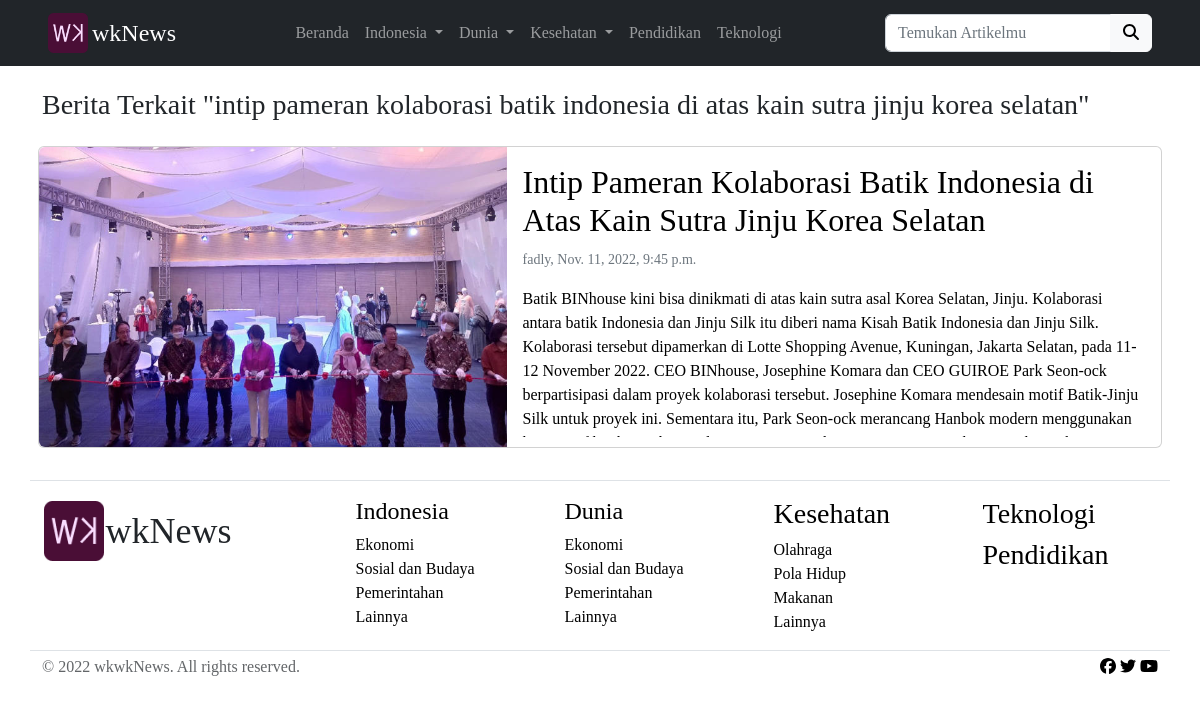
The page /search/intip-pameran-kolaborasi-batik-indonesia-di-atas-kain-sutra-jinju-korea-selatan/ on the database its author committed.
### dunia/models.py (models this page shows, shortened)
class Post(models.Model):
    title = models.CharField(max_length=255, unique=True)
    author = models.CharField(max_length=255, default='admin')
    category = models.CharField(max_length=255, choices=CategoryChoice.choices, default=CategoryChoice.lainnya)
    image = models.ImageField(upload_to='static/dunia/')
    body = models.TextField()
    time = models.DateTimeField(auto_now_add=True)
    slug = models.SlugField(blank=True)
    def getUrl(self):
        return f"/dunia/{self.category}/{self.slug}"

### myweb/views.py (the view)
# urls.py: path('search/<slug:search>/', views.search),
def search(request, search):
    posts = []
    array_post = []
    search = search.replace('-', ' ')
    array_post.append(i.objects.filter(title__icontains=search).order_by('-time'))
    array_post.append(d.objects.filter(title__icontains=search).order_by('-time'))
    array_post.append(k.objects.filter(title__icontains=search).order_by('-time'))
    array_post.append(p.objects.filter(title__icontains=search).order_by('-time'))
    array_post.append(t.objects.filter(title__icontains=search).order_by('-time'))
    for list_post in array_post:
        for post in list_post:
            posts.append(post)
    if posts:
        post = posts.pop(0)
    else:
        post = False
    contentText = {
        'posts' : posts,
        'post' : post,
        'title' : 'Pencarian',
        'path' : 'wkwkNews',
        'search' : search,
    }
    return render(request, 'search.html', contentText)

### templates/search.html (shortened to what this page needs)
{% extends 'base.html' %}
{% load static %}
{% block content %}
<main class="container">
    <div class="row content justify-content-around mt-5">
        <h3 class="mb-3 pt-2">Berita Terkait "{{ search }}"</h3>
        {% if post %}
        <div class="col-md-12 p-2">
            <a class="card main-post" href="{{ post.getUrl }}">
                <div class="row g-0">
                    <div class="col-md-5 img-fluid rounded-start"
                        style="background-image: url('{{ post.image.url }}');"></div>
                    <div class="col-md-7">
                        <div class="card-body">
                            <h2 class="card-title">{{ post.title }}</h2>
                            <p class="card-text"><small class="text-muted">{{ post.author }}, {{ post.time }}</small></p>
                            <p class="card-text">{{post.body}}</p>
                        </div>
                    </div>
                </div>
            </a>
        </div>
        {% else %}
        <h4 class=" text-center mt-5 mb-5 pb-2 pt-5">Berita Terkait "{{ search }}" Tidak Ditemukan</h4>
        {% endif %}
        </div>
    </main>
{% endblock content %}

### static/styles/main.css (style rules this page uses)
body { font-family: "paragraph2"; }
body h2 { font-family: "heading2"; }
body h3 { font-family: "heading3"; }
main { margin-top: 80px; }
main .content .main-post { color: black; text-decoration: none; }
main .content .main-post .img-fluid { background-size: cover; height: 300px; }
main .content .main-post .card-body { height: 290px; overflow: hidden; }

### rows shown on the page
Post: title "intip pameran kolaborasi batik indonesia di atas kain sutra jinju korea selatan", image (picture), title "Intip Pameran Kolaborasi Batik Indonesia di Atas Kain Sutra Jinju Korea Selatan", author "fadly", time "Nov. 11, 2022, 9:45 p.m.", body "Batik BINhouse kini bisa dinikmati di atas kain sutra asal Korea Selatan, Jinju. Kolaborasi antara batik Indonesia dan Jinju Silk itu diberi nama Kisah Batik Indonesia dan Jinju Silk. Kolaborasi tersebut dipamerkan di Lotte Shopping Avenue, Kuningan, Jakarta Selatan, pada 11-12 November 2022. CEO BINhouse, Josephine Komara dan CEO GUIROE Park Seon-ock berpartisipasi dalam proyek kolaborasi tersebut. Josephine Komara mendesain motif Batik-Jinju Silk untuk proyek ini. Sementara itu, Park Seon-ock merancang Hanbok modern menggunakan…"
